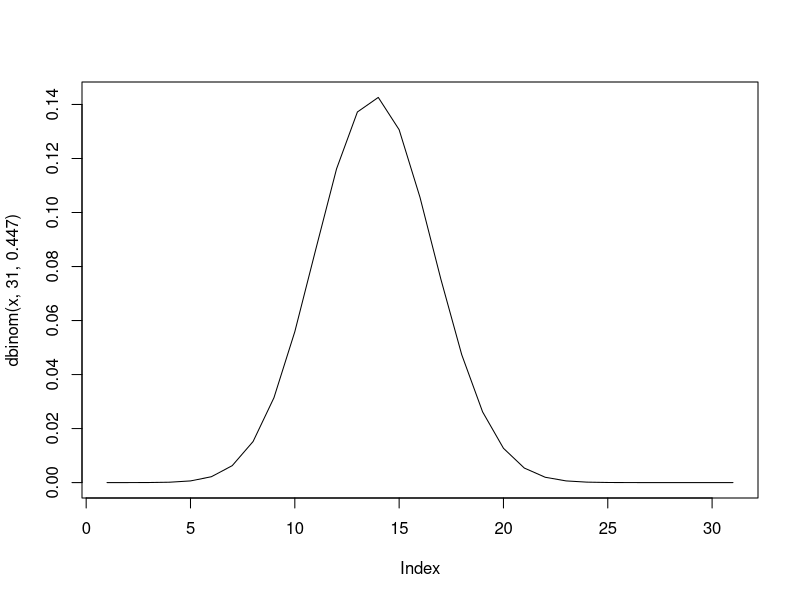
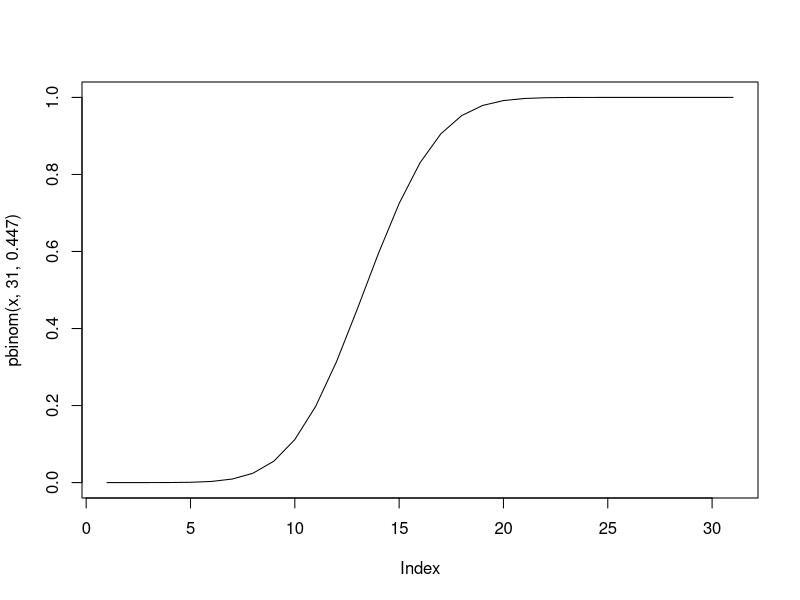

The R source for these figures, in order:
# Q1.
n = 12
a = 9
b = 6
p = 1/6
print(pbinom(a,n,p) - pbinom(b,n,p))


# Q2.
mean = 72
sd = 15.2
print((1 - pnorm(83,mean,sd))*100)


# Q3.
l = 5
print(ppois(0,1))
print(ppois(50,50) - ppois(47,50))


# Q4.
k = 5
m = 17
n = 233
x = 3
print(dhyper(x,m,n,k))


# Q5.
x = seq(0:30)
plot(dbinom(x,31,0.447),type='l')

plot(pbinom(x,31,0.447),type='l')

cat('Mean : ',0.447*31)
cat('Variance : ',0.447*31*(1-0.447))
cat('SD : ',sqrt(0.447*31*(1-0.447)))